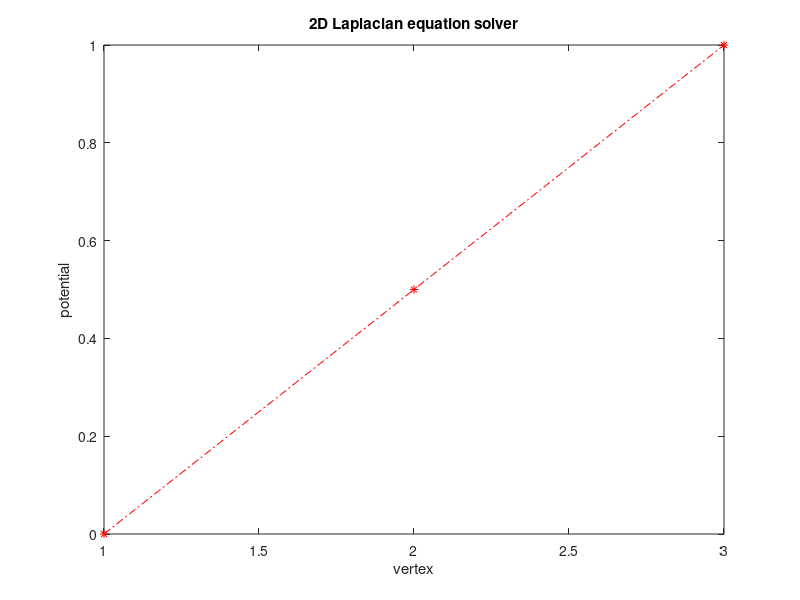

Here is the MATLAB script that generated this plot:
% HW2
% written by Seong-Min, Han

P = zeros(3,2);
P(1,:) = [0 0];
P(2,:) = [1 0]; 
P(3,:) = [1 1]; % case1,2)
% P(3,:) = [0.5 0.5*sqrt(3)]; % case2) An equilateral triangle
% P(2,:) = [3 0]; % case3)
% P(3,:) = [3 4]; % case3)
% P(3,:) = [2/3 3/2]; % case4) % acute triangle

v21 = P(2,:)-P(1,:);
v31 = P(3,:)-P(1,:);
norm21 = norm(v21);
norm31 = norm(v31);
area = sqrt(norm21*norm21 * norm31*norm31- dot(v21,v31)*dot(v21,v31))/2;

L = zeros(3,1);
L(1,1) = norm(P(2,:)-P(1,:));
L(2,1) = norm(P(3,:)-P(2,:));
L(3,1) = norm(P(3,:)-P(1,:));

R = (L(1,1)*L(2,1)*L(3,1)) / (4*area);

edge = zeros(3,1);
for i=1:3
    edge(i,1) = sqrt(R*R - (L(i)/2)*(L(i)/2));
end

jac = zeros(3,3);
res = zeros(3,1);
res(3,1) = 1;
for i=1:3
    if i==1 || i==3
        jac(i,i) = 1;
    else
        jac(i,i-1) = edge(i-1)/L(i-1)/2;
        jac(i,i) = -edge(i-1)/L(i-1)/2 - edge(i)/L(i)/2;
        jac(i,i+1) = edge(i)/L(i)/2;
    end
end
phi = jac\ res;

disp(phi(2))
x=1:1:3;
plot(x, phi, '-.r*')
title('2D Laplacian equation solver')
xlabel('vertex')
ylabel('potential')
